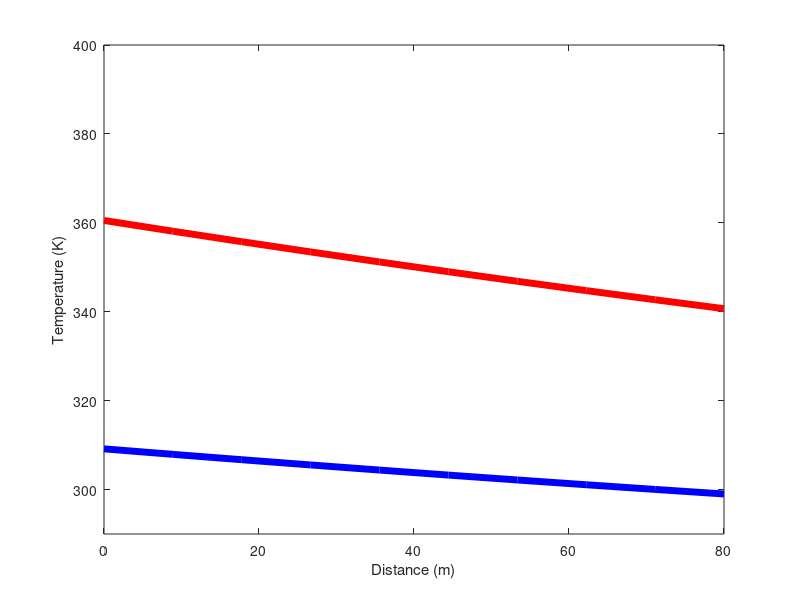

The MATLAB script that drew this image:
%Exampleone double pipe HE
l = 80; %m pipe length
r1 = 0.1; %m inner radius
r2 = 0.15; %m outer pipe radius
n = 10; % number of nodes used

%Fluid 1 data
m1 = 20; %kg/s mass flowrate
Cp1 = 4180; %J/kg K Cp
rho1 = 1000; %kg/m3

%Fluid 2 data
m2 = 10; %kg/s
Cp2 = 4180; %J/kg K Cp
rho2 = 1000; %kg/m3

Ac1 = pi * (r1 ^ 2); % Crosssectional area of inner tube
Ac2 = pi * (r2 ^ 2 - r1 ^ 2); % Cross sectional area of outer tube

T1in = 298; % K Inlet temp of fluid 1
T2in = 363; % K Inlet temperature of fluid 2

T0 = 298; %K initial temperature of fluid through pipe
U = 400; %W/m2 - Overall HT coeff

dx = l/n; % Dividing length into nodes
time_final=1000; %seconds
dt=10; %seconds

x=linspace(0,l,n); %Array containing space between node 2 to n-1
T1=ones(1,n)*T0; %Initial conditions for all the nodes in geometry 1
T2=ones(1,n)*T0; %Initial conditions for all the nodes in geometry 2

dTdt1 = ones(1,n-2); %Rate of change in temerature of liquid 1
dTdt2 = ones(1,n-2); %Rate of change in temperature of liquid 2
t=0:dt:time_final; %array for time

for j=1:length(t)
    clf
    %Energy balance for fluid 1
    dTdt1(1:n-1)=(m1*Cp1*(T1(2:n)-T1(1:n-1))+U*2*pi*r1*dx*(T2(1:n-1)-T1(1:n-1)))/(rho1*Cp1*Ac1*dx);
    dTdt1(n)=(m1*Cp1*(T1in-T1(n))+U*2*pi*r1*dx*(T2(n)-T1(n)))/(rho1*Cp1*Ac1*dx);
    %Energy balance for fluid 2
    dTdt2(2:n)=(m2*Cp2*(T2(1:n-1)-T2(2:n))-U*2*pi*r1*dx*(T2(2:n)-T1(2:n)))/(rho2*Cp2*Ac2*dx);
    dTdt2(1)=(m2*Cp2*(T2in-T2(1))-U*2*pi*r1*dx*(T2(1)-T1(1)))/(rho2*Cp2*Ac2*dx);
    T1 = T1 + dTdt1 * dt; 
    T2 = T2 + dTdt2 * dt;
   
    plot(x,T1,'-b','LineWidth',5)
    axis([0,80,290,400])
    xlabel('Distance (m)');
    ylabel('Temperature (K)');
    hold on
    plot(x,T2,'-r','LineWidth',5)
    pause(0.1)
end

